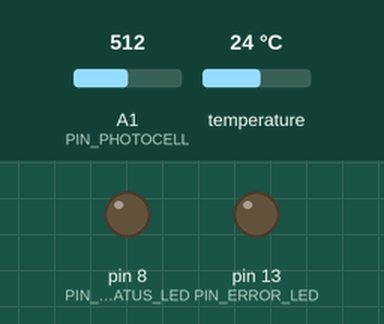
The sketch below on a simulated Arduino Uno, built with avr-gcc and run on an emulated ATmega328P. On the bench: output pins drawn as LEDs (lit = HIGH). Inputs (shaded band) come from the test bench; at power-on: A1 (PIN_PHOTOCELL) = 512, temperature 24 °C. The local clock reads 2024-03-15 10:24:30 at power-on unless the sketch sets it; storage starts empty; what the sketch prints to the serial monitor is not drawn.

Above: at 0.4 s.
Timing chart, 0 to 79.1 s (numbered marks = the images above):
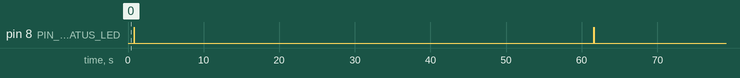

The sketch:

car-logger-sketch.ino
```cpp
#include <SPI.h>
#include <SD.h>
#include <OneWire.h>
#include <DallasTemperature.h>
#include "RTClib.h"

#define LOOP_MS_DELAY 60000
#define ERR_SD_INIT 2
#define ERR_SD_OPEN 3
#define ERR_RCT_INIT 4

// Set the pins used
#define PIN_CARD_SELECT 4
#define PIN_ERROR_LED 13
#define PIN_STATUS_LED 8
#define PIN_ONE_WIRE_BUS 6 // Data wire used for temp sensors
#define PIN_PHOTOCELL 1

// define file reference to interface with the SD card
File logfile;

// Setup a oneWire instance to communicate with any OneWire devices
OneWire oneWire(PIN_ONE_WIRE_BUS);

// Pass our oneWire reference to Dallas Temperature sensor
DallasTemperature sensors(&oneWire);
uint8_t sensorCount; // stores total number of connected sensors

// Define reference to the RTC breakout
RTC_PCF8523 rtc;

// blink out an error code
void error(uint8_t errno) {
  while (1) {
    uint8_t i;
    for (i = 0; i < errno; i++) {
      digitalWrite(PIN_ERROR_LED, HIGH);
      delay(100);
      digitalWrite(PIN_ERROR_LED, LOW);
      delay(100);
    }
    for (i = errno; i < 10; i++) {
      delay(200);
    }
  }
}

void setup() {
  Serial.begin(57600);
  Serial.println("\r\nAnalog logger test");
  pinMode(PIN_ERROR_LED, OUTPUT);

  if (! rtc.begin()) {
    Serial.println("Couldn't find RTC");
    Serial.flush();
    error(ERR_RCT_INIT);
  }

  if (! rtc.initialized() || rtc.lostPower()) {
    Serial.println("RTC is NOT initialized, let's set the time!");
    // When time needs to be set on a new device, or after a power loss, the
    // following line sets the RTC to the date & time this sketch was compiled
    rtc.adjust(DateTime(F(__DATE__), F(__TIME__)));
    // This line sets the RTC with an explicit date & time, for example to set
    // January 21, 2014 at 3am you would call:
    // rtc.adjust(DateTime(2014, 1, 21, 3, 0, 0));
    //
    // Note: allow 2 seconds after inserting battery or applying external power
    // without battery before calling adjust(). This gives the PCF8523's
    // crystal oscillator time to stabilize. If you call adjust() very quickly
    // after the RTC is powered, lostPower() may still return true.
  }

  // When time needs to be re-set on a previously configured device, the
  // following line sets the RTC to the date & time this sketch was compiled
  // rtc.adjust(DateTime(F(__DATE__), F(__TIME__)));
  // This line sets the RTC with an explicit date & time, for example to set
  // January 21, 2014 at 3am you would call:
  //rtc.adjust(DateTime(2022, 6, 17, 20, 26, 0));

  // When the RTC was stopped and stays connected to the battery, it has
  // to be restarted by clearing the STOP bit. Let's do this to ensure
  // the RTC is running.
  rtc.start();

  // see if the card is present and can be initialized:
  if (!SD.begin(PIN_CARD_SELECT)) {
    Serial.println("Card init. failed!");
    error(ERR_SD_INIT);
  }

  // Start up the temperature sensor library
  sensors.begin();

  // capture how many temperature sensors are found
  sensorCount = sensors.getDeviceCount();

  Serial.print("Total sensor count: ");
  Serial.println(sensorCount);

  char filename[15];
  strcpy(filename, "/DATA_000.CSV");
  for (uint8_t i = 0; i < 100; i++) {
    filename[6] = '0' + i / 100;
    filename[7] = '0' + i / 10;
    filename[8] = '0' + i % 10;
    // create if does not exist, do not open existing, write, sync after write
    if (! SD.exists(filename)) {
      break;
    }
  }

  logfile = SD.open(filename, FILE_WRITE);
  if ( ! logfile ) {
    Serial.print("Couldnt create ");
    Serial.println(filename);
    error(ERR_SD_OPEN);
  }
  Serial.print("Writing to ");
  Serial.println(filename);

  // generate header for CSV file
  char sensorName[12];
  logfile.print("date,photocell,");
  for (uint8_t si = 0; si < sensorCount - 1; si++) {
    sprintf(sensorName, "sensor_%d,", si + 1);
    logfile.print(sensorName);
  }
  sprintf(sensorName, "sensor_%d", sensorCount);
  logfile.println(sensorName);

  pinMode(PIN_ERROR_LED, OUTPUT);
  pinMode(PIN_STATUS_LED, OUTPUT);
  Serial.println("Ready!");
}

void loop() {
  int lightSensorVal = analogRead(PIN_PHOTOCELL);
  Serial.print("PHOTOCELL: ");
  Serial.println(lightSensorVal);

  DateTime time = rtc.now();

  char dateBuf[32];
  sprintf(dateBuf, "%d/%d/%d %02d:%02d:%02d",
          time.month(), time.day(), time.year(), time.hour(), time.minute(), time.second()
         );
  Serial.println(dateBuf);

  // Call sensors.requestTemperatures() to issue a global temperature and Requests to all devices on the bus
  sensors.requestTemperatures();

  uint8_t curDeviceAddress = 0;

  digitalWrite(PIN_STATUS_LED, HIGH);

  logfile.print(dateBuf);
  logfile.print(",");
  logfile.print(lightSensorVal);
  logfile.print(",");

  for (uint8_t si = 0; si < sensorCount; si++) {
    Serial.print("Temperature reading for sensor_");
    Serial.println(si + 1);
    Serial.print(" - Celsius temperature: ");
    Serial.println(sensors.getTempCByIndex(si));
    Serial.print(" - Fahrenheit temperature: ");
    Serial.println(sensors.getTempFByIndex(si));

    // handle last sensor output differently
    if (si == (sensorCount - 1)) {
      logfile.println(sensors.getTempFByIndex(si));
    } else {
      logfile.print(sensors.getTempFByIndex(si));
      logfile.print(",");
    }

    logfile.flush(); // only keep for testing
  }

  digitalWrite(PIN_STATUS_LED, LOW);

  delay(LOOP_MS_DELAY); //LOOP_MS_DELAY
}
```

Measured:
- by itself, pin 8 (PIN_STATUS_LED): alternates HIGH for 0.04 s and LOW for 60.8 s
